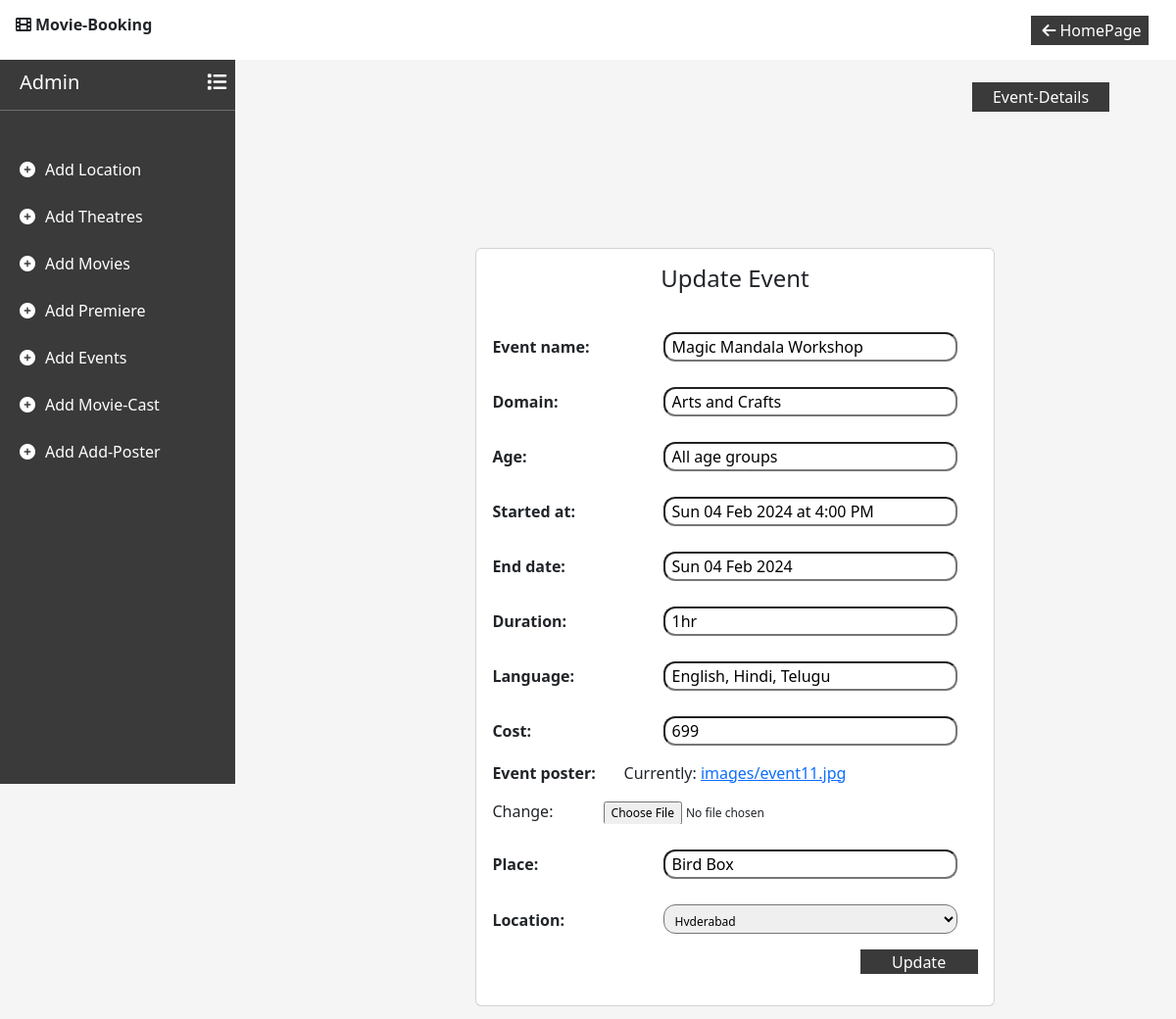
/editevent/1/, run on the app's committed database.
### movie/models.py (models this page shows)
class Events(models.Model):
    event_name = models.CharField(max_length=50)
    domain = models.CharField(max_length=50, null=True)
    age = models.CharField(max_length=50, null=True)
    started_at = models.CharField(max_length=50)
    end_date = models.CharField(max_length=50)
    duration = models.CharField(max_length=50, null=True)
    language = models.CharField(max_length=50)
    cost = models.IntegerField()
    event_poster = models.ImageField(upload_to='images')
    place = models.CharField(max_length=50, null=True)
    location = models.ForeignKey(Location, on_delete=models.CASCADE)

class Location(models.Model):
    location = models.CharField(max_length=50)
    movie = models.ForeignKey(Movie, on_delete=models.CASCADE)

### movie/views.py (the view, shortened to what this page needs)
# urls.py: path('editevent/<int:id>/',views.editEvent),
def editEvent(request,id):
    context={}
    event = Events.objects.get(id=id)
    context['form'] = EventsForm(request.POST or None,instance=event)
    context['error']=''
    context['event']=event
    context['btval'] = 'Update'
    return render(request,'addEvents.html',context)

### movie/forms.py
class EventsForm(forms.ModelForm):
    class Meta:
        model = Events
        fields = '__all__'
    def __init__(self, *args, **kwargs):
        super().__init__(*args, **kwargs)
        self.fields['location'].queryset = Location.objects.all()
        self.fields['location'].label_from_instance = lambda obj: f"{obj.location}"

### movie/templates/addEvents.html (shortened to what this page needs)
<!DOCTYPE html>
<html lang="en">
<head>
    <link href="https://cdn.jsdelivr.net/npm/bootstrap@5.3.2/dist/css/bootstrap.min.css" rel="stylesheet">
    <link rel="stylesheet" href="https://cdnjs.cloudflare.com/ajax/libs/font-awesome/6.0.0/css/all.min.css">
</head>
<body>
    <nav class="navbar navbar-expand-lg d-flex flex-row bg-white fixed-top">
        <div class="container-fluid justify-content-start">
            <p class="fonticon"><i class="fa-solid fa-film mx-1"></i>Movie-Booking</p>
        </div>
        <div class="container-fluid justify-content-end mx-3">
            <button type="button" id="logbtn" onclick="back()"><i class="fa-solid fa-arrow-left mx-1"></i>HomePage</button>
        </div>
    </nav>
    <div class="sidebar">
        <div class="sidebar-content">
            <h5 class="admin">Admin<i class="fa-solid fa-list"></i></h5><hr>
        </div>
        <P class="links"><i class="fa-solid fa-circle-plus"></i><a href="/addLocation/" class="addlink">Add Location</a></P>
        <P class="links"><i class="fa-solid fa-circle-plus"></i><a href="/addTheatre/" class="addlink">Add Theatres</a></P>
        <P class="links"><i class="fa-solid fa-circle-plus"></i><a href="/addMovies/" class="addlink">Add Movies</a></P>
        <P class="links"><i class="fa-solid fa-circle-plus"></i><a href="/addPremiere/" class="addlink">Add Premiere</a></P>
        <P class="links"><i class="fa-solid fa-circle-plus"></i><a href="/addEvents/" class="addlink">Add Events</a></P>
        <P class="links"><i class="fa-solid fa-circle-plus"></i><a href="/addCast/" class="addlink">Add Movie-Cast</a></P>
        <P class="links"><i class="fa-solid fa-circle-plus"></i><a href="/addPoster/" class="addlink">Add Add-Poster</a></P>
    </div>
    <div class="content">
        <div class="detailsbtn">
            <button type="button" class="details mx-2" onclick="eventDetails()">Event-Details</button>
        </div>
        <div class="container d-flex align-items-center justify-content-center vh-100">
            <div class="card">
                <div class="card-body">
                    <div>
                        <h4> {% if not btval %} Add Event {%else%} Update Event {% endif %}</h4>
                    </div>
                    <form  enctype="multipart/form-data" action="" method="post" onsubmit="updatemessage('{{btval}}')">
                        {{form.as_p}}
                        <div class="add">
                            <button type="submit" class="addbtn">{% if btval %} Update {%else%} Add Event {% endif %}</button>
                        </div>
                    </form>
                </div>
            </div>
        </div>
    </div>
</body>
</html>

### movie/templates/addEvents.html (style rules this page uses)
body { background-color: whitesmoke; }
#logbtn { border: none; background-color: rgb(59, 58, 58); color: white; width: 120px; height: 30px; }
.sidebar { width: 20%; background-color: rgb(59, 58, 58); color: white; height: 100vh; position: fixed; display: flex; flex-direction: column; }
.sidebar-content { padding-top: 30%; }
.admin { margin-left: 20px }
.fa-solid.fa-list { margin-left: 130px; }
hr { margin-bottom: 20%; }
.fonticon { font-weight: 700; margin-top: 5px; }
.addlink { color: white; text-decoration: none; margin-left: 10px; }
.fa-solid.fa-circle-plus { margin-left: 20px; }
.links { margin-bottom: 10%; }
.content { width: 65%; margin-top: 20%; margin-left: 30%; position: absolute; }
label { font-weight: 700; width: 130px; }
input { width: 300px; height: 30px; margin-top: 10px; margin-left:40px; padding: 7px; border-radius: 12px; }
select { width: 300px; height: 30px; margin-top: 10px; margin-left:40px; padding: 7px; border-radius: 12px; font-size: 12px; }
input[type="file"] { width: 300px; height: 30px; margin-top: 10px; margin-left:40px; padding: 7px; border-radius: 12px; font-size: 12px; }
.addbtn { width: 120px; height: 25px; border: none; background-color: rgb(59, 58, 58); color: white; }
.add { text-align: end; }
.card { width: 70%; }
h4 { text-align: center; margin-bottom: 30px; }
.details { border: none; background-color: rgb(59, 58, 58); color: white; width: 140px; height: 30px; position: absolute; }
.detailsbtn { margin-top: -20%; margin-left: 80%; position: absolute; }

### data on the page
Events: event_name "Magic Mandala Workshop", domain "Arts and Crafts", age "All age groups", started_at "Sun 04 Feb 2024 at 4:00 PM", end_date "Sun 04 Feb 2024", duration "1hr", language "English, Hindi, Telugu", cost "699", place "Bird Box"
Location: location "Hyderabad"
